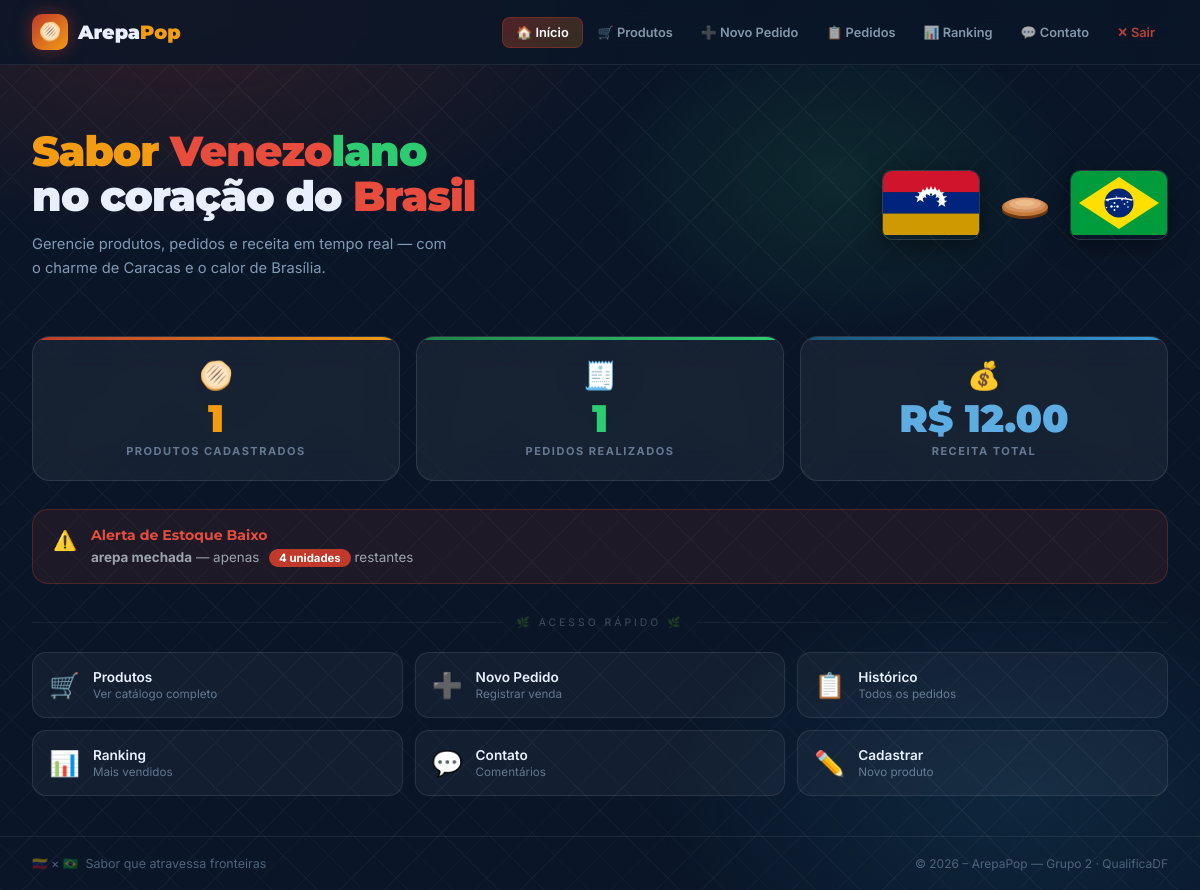
Before: / with the older database file.
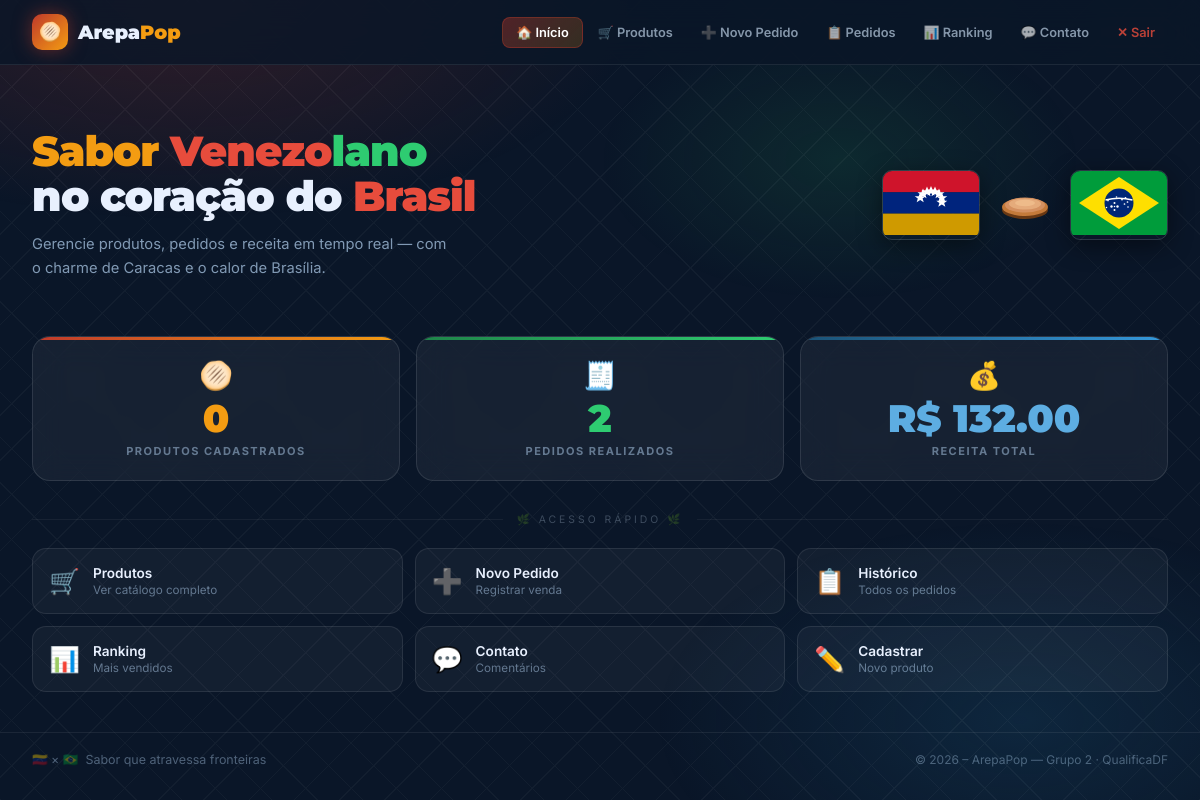
After: the same page with the newer database file.
### tables this page shows
CREATE TABLE produtos (
            id      INTEGER PRIMARY KEY AUTOINCREMENT,
            nome    TEXT NOT NULL,
            preco   REAL NOT NULL,
            estoque INTEGER NOT NULL DEFAULT 0
        );

### app.py (the view)
@app.route("/")
def index():
    con = conectar()
    cur = con.cursor()
    total_produtos = cur.execute("SELECT COUNT(*) FROM produtos").fetchone()[0]
    total_pedidos  = cur.execute("SELECT COUNT(*) FROM pedidos").fetchone()[0]
    receita = cur.execute("SELECT SUM(total) FROM pedidos").fetchone()[0] or 0
    alertas = cur.execute(
        "SELECT nome, estoque FROM produtos WHERE estoque < 5"
    ).fetchall()
    con.close()
    return render_template("index.html",
        total_produtos=total_produtos,
        total_pedidos=total_pedidos,
        receita=receita,
        alertas=alertas
    )

### banco.py (called while the page is built)
def conectar():
    return sqlite3.connect("cantina.db")

### templates/index.html (shortened to what this page needs)
<!DOCTYPE html>
<html lang="pt-BR">
<head>
</head>
<body>
<nav>
  <div class="nav-inner">
    <a href="/" class="nav-logo">
      <div class="logo-icon">🫓</div>
      <span class="logo-text">Arepa<span>Pop</span></span>
    </a>
    <ul class="nav-links">
      <li class="active"><a href="/">🏠 Início</a></li>
      <li><a href="/produtos">🛒 Produtos</a></li>
      <li><a href="/novo-pedido">➕ Novo Pedido</a></li>
      <li><a href="/pedidos">📋 Pedidos</a></li>
      <li><a href="/ranking">📊 Ranking</a></li>
      <li><a href="/contato">💬 Contato</a></li>
      <li class="logout"><a href="/logout">✕ Sair</a></li>
    </ul>
  </div>
</nav>
<div class="hero">
  <div class="hero-text">
    <h1>
      <span class="au">Sabor</span> <span class="r">Venezo</span><span class="g">lano</span><br>
      no coração do <span class="r">Brasil</span>
    </h1>
    <p>Gerencie produtos, pedidos e receita em tempo real — com o charme de Caracas e o calor de Brasília.</p>
  </div>
  <div class="hero-flags">
    <div class="flag-frame">
    </div>
    <div class="flag-frame">
    </div>
  </div>
</div>
<div class="stats-grid">
  <div class="stat-card red">
    <span class="stat-icon">🫓</span>
    <div class="stat-value" id="sv-prod">{{ total_produtos }}</div>
    <div class="stat-label">Produtos Cadastrados</div>
  </div>
  <div class="stat-card green">
    <span class="stat-icon">🧾</span>
    <div class="stat-value" id="sv-ped">{{ total_pedidos }}</div>
    <div class="stat-label">Pedidos Realizados</div>
  </div>
  <div class="stat-card blue">
    <span class="stat-icon">💰</span>
    <div class="stat-value">R$ {{ "%.2f"|format(receita) }}</div>
    <div class="stat-label">Receita Total</div>
  </div>
</div>
<div class="section">
  {% if alertas %}
  <div class="alert-box" style="margin-top:1.5rem;">
    <div class="alert-ico">⚠️</div>
    <div>
      <h3>Alerta de Estoque Baixo</h3>
      <ul>
        {% for item in alertas %}
        <li>
          <strong>{{ item[0] }}</strong> — apenas
          <span class="badge-stock">{{ item[1] }} unidades</span> restantes
        </li>
        {% endfor %}
      </ul>
    </div>
  </div>
  {% endif %}
  <div class="divider" style="margin-top:2rem;">
    <div class="divider-line"></div>
    <span class="divider-txt">🌿 acesso rápido 🌿</span>
    <div class="divider-line"></div>
  </div>
  <div class="actions-grid">
    <a href="/produtos" class="action-card">
      <span class="action-emoji">🛒</span>
      <div><div class="action-title">Produtos</div><div class="action-sub">Ver catálogo completo</div></div>
    </a>
    <a href="/novo-pedido" class="action-card">
      <span class="action-emoji">➕</span>
      <div><div class="action-title">Novo Pedido</div><div class="action-sub">Registrar venda</div></div>
    </a>
    <a href="/pedidos" class="action-card">
      <span class="action-emoji">📋</span>
      <div><div class="action-title">Histórico</div><div class="action-sub">Todos os pedidos</div></div>
    </a>
    <a href="/ranking" class="action-card">
      <span class="action-emoji">📊</span>
      <div><div class="action-title">Ranking</div><div class="action-sub">Mais vendidos</div></div>
    </a>
    <a href="/contato" class="action-card">
      <span class="action-emoji">💬</span>
      <div><div class="action-title">Contato</div><div class="action-sub">Comentários</div></div>
    </a>
    <a href="/cadastrar-produto" class="action-card">
      <span class="action-emoji">✏️</span>
      <div><div class="action-title">Cadastrar</div><div class="action-sub">Novo produto</div></div>
    </a>
  </div>
</div>
<footer>
  <div class="footer-inner">
    <span style="font-size:0.78rem;color:rgba(180,210,240,0.4);">🇻🇪 × 🇧🇷 &nbsp;Sabor que atravessa fronteiras</span>
    <p>© 2026 – ArepaPop — Grupo 2 · QualificaDF</p>
  </div>
</footer>
</body>
</html>

Changed rows visible on the page:
removed produtos: nome "arepa mechada", estoque "4"
Other visible differences:
{{ total_produtos }}: "1" → "0"
{{ total_pedidos }}: "1" → "2"
{{ "%.2f"|format(receita) }}: "12.00" → "132.00"
text no longer shown: "⚠️ Alerta de Estoque Baixo"
